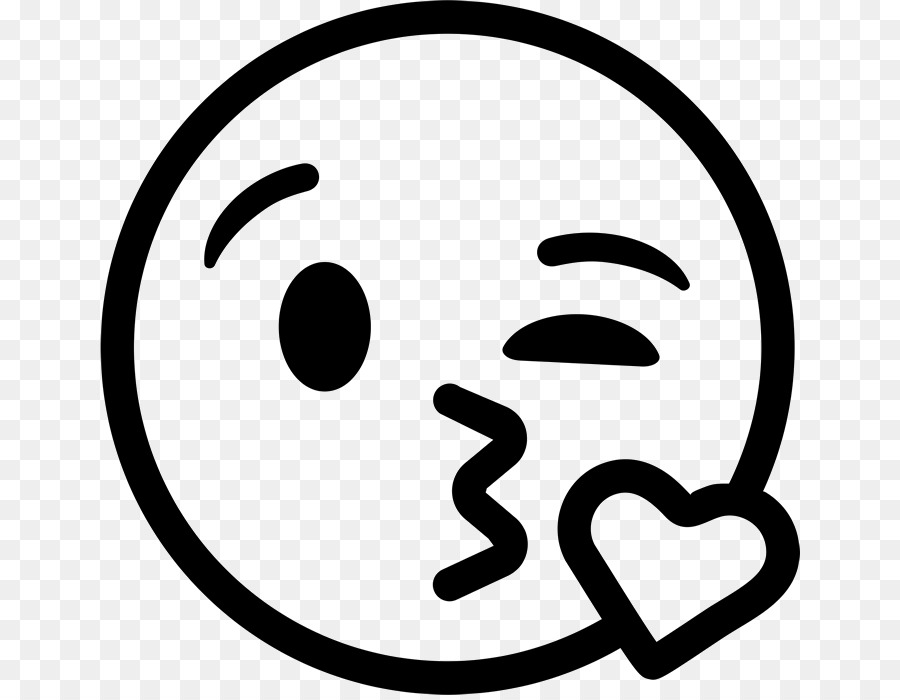
#> input picture Display/image.jpg, 900 x 700 px
$ python main.py
#> lines starting #> are read from the running program, lines starting #| are printed output that depends on the picture; after the words box and inside, x2 and y2 are one past the last pixel; in counts of white or black regions, pixels touching at a corner belong together
### Display/display.py
import sys
import time
import requests
from PIL import Image
from waveshare_epd import epd7in5_V2


class display():

    def show_image(self, path):

#> called with path = 'image.jpg'
        IMAGE_SIZE = (800, 480)

        image = Image.open(path)
#> image is the input picture: PIL image 900x700 RGB; min 0, max 255, mean 200.8
        #image = image.resize(IMAGE_SIZE)
        image = image.convert("RGB")
        # Create red & black images of the right size
        black_image = Image.new("1", IMAGE_SIZE, 1)
#> black_image: PIL image 800x480 1; every value is 1
        # Copy pixels into them
        for x in range(IMAGE_SIZE[0]):
            for y in range(IMAGE_SIZE[1]):
                pixel = image.getpixel((x, y))
                if pixel[1] < 100:
                    black_image.putpixel((x, y), 0)
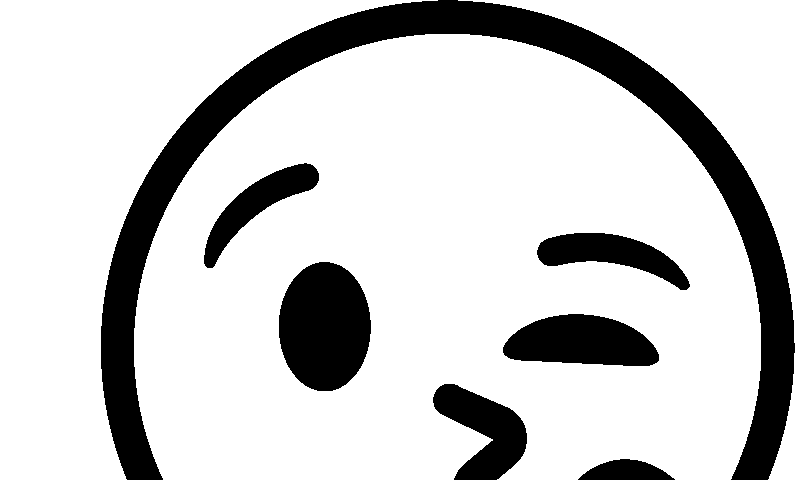
#> black_image: PIL image 800x480 1; 81% white; 7 black regions, largest, box (x1, y1, x2, y2) and area: (101, 0, 795, 480) 43483, (279, 262, 371, 391) 9350, (503, 314, 659, 366) 6078

        # Send to the display
        epd = epd7in5_V2.EPD()
        epd.init()

        try:
            epd.display(epd.getbuffer(black_image))
            time.sleep(2)
        finally:
            epd.sleep()

### Display/main.py
import display


try:
    eInk = display.display()
    eInk.show_image('image.jpg')
#> (the call stopped at in show_image, `epd = epd7in5_V2.EPD()`: waveshare_epd is not available in this run)

except IOError as e:
    print(e)

except KeyboardInterrupt:
    print("ctrl + c:")
    exit()
